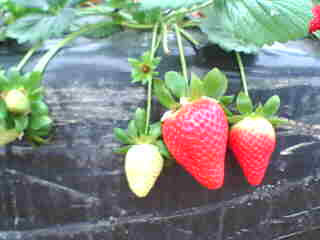
%> input picture DeteccionDeFresas/Material_Imagenes/01_MuestrasColores/Color1.jpeg, 320 x 240 px
$ octave --eval "result = ExtraeDatos(imread('../Material_Imagenes/01_MuestrasColores/Color1.jpeg'));"   (GNU Octave 9; MATLAB toolbox functions it lacks are replaced by stand-ins)
%> lines starting %> are read from the running program, lines starting %| are printed output that depends on the picture
function [datos] = ExtraeDatos(Im)
        R = Im(:,:,1);
        G = Im(:,:,2);
        B = Im(:,:,3);

        RN = double(R)/255;
        GN = double(G)/255;
        BN = double(B)/255;

        %HSI
        %Los valores que devuelve esta funcion ya estan normalizados entre
        %0 y 1
        hsv = rgb2hsv(Im);
%> hsv: size 240x320x3 double; mean H, S, V 0.502, 0.262, 0.614

        H = hsv(:,:,1);
        S = hsv(:,:,2);
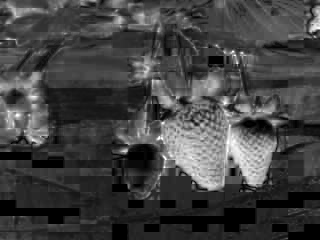
%> S: size 240x320 double; min 0, max 1, mean 0.262
        %Para la I hacemos la media de cada uno de los canales de color
        %para cada pixel
        rgbN = cat(3, RN, GN, BN);
        I = mean(rgbN,3);

        %YUV
        %Hay que usar los datos de RGB ya normalizados
        Y = 0.299*RN + 0.587*GN + 0.114*BN;%Ya esta normalizado
        U = 0.492*(BN-Y);
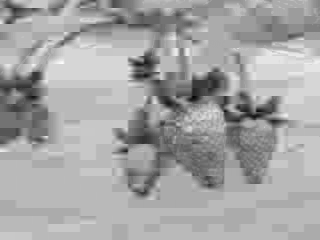
%> U: size 240x320 double; min -0.243, max 0.119, mean -0.00863; drawn with min black and max white
        V = 0.877*(RN-Y);

        UN = mat2gray(U, [-0.6 0.6]);
        VN = mat2gray(V, [-0.6 0.6]);
        %Lab
        %Estos valores hay que normalizarlos segun sus rangos de valores
        Lab = rgb2lab(Im);
%> Lab: size 240x320x3 double; mean of channels 1, 2, 3 56.3, -2.7, 4.1
        L = Lab(:,:,1);%Valores de 0 a 100
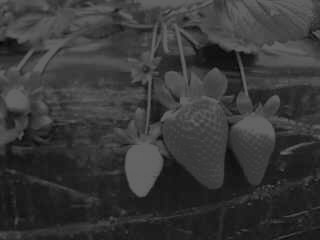
%> L: size 240x320 double; min 4.93, max 100, mean 56.3
        a = Lab(:,:,2);%Valores de -128 a 127
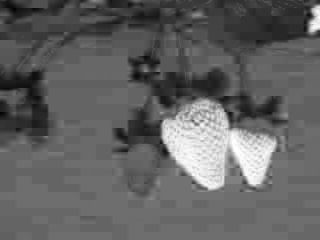
%> a: size 240x320 double; min -54.79, max 80.31, mean -2.7; drawn with min black and max white
        b = Lab(:,:,3);%Valores de -128 a 127
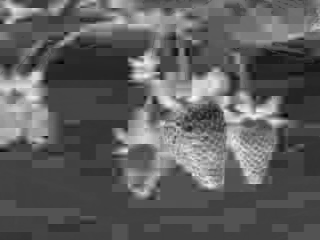
%> b: size 240x320 double; min -33.19, max 67.62, mean 4.1; drawn with min black and max white

        LN = L/100;
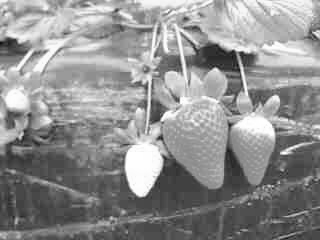
%> LN: size 240x320 double; min 0.0493, max 1, mean 0.563
        aN = mat2gray(a,[-128 127]);
        bN = mat2gray(b,[-128 127]);
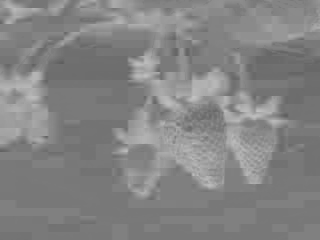
%> bN: size 240x320 double; min 0.372, max 0.767, mean 0.518

        datos = [RN(:) GN(:) BN(:) H(:) S(:) I(:) Y(:) UN(:) VN(:) LN(:) aN(:) bN(:)];
end

$ run again, on DeteccionDeFresas/Material_Imagenes/01_MuestrasColores/Color3.jpeg
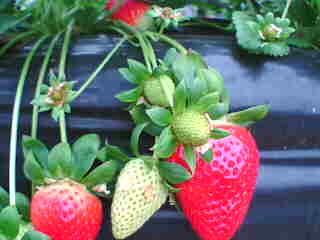
%> input picture DeteccionDeFresas/Material_Imagenes/01_MuestrasColores/Color3.jpeg, 320 x 240 px
%> hsv: size 240x320x3 double; mean H, S, V 0.506, 0.459, 0.579
%> Lab: size 240x320x3 double; mean of channels 1, 2, 3 48.6, -2, 5.5
%> in ExtraeDatos, `aN = mat2gray(a,[-128 127]);`:
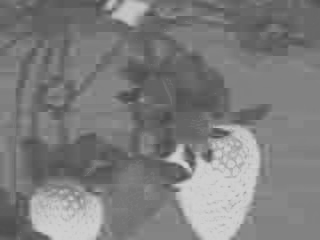
%> aN: size 240x320 double; min 0.277, max 0.824, mean 0.494
%> in ExtraeDatos, `bN = mat2gray(b,[-128 127]);`:
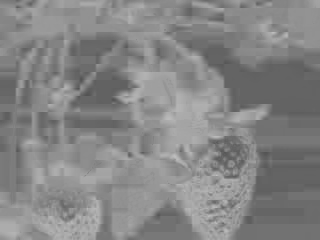
%> bN: size 240x320 double; min 0.326, max 0.753, mean 0.524
